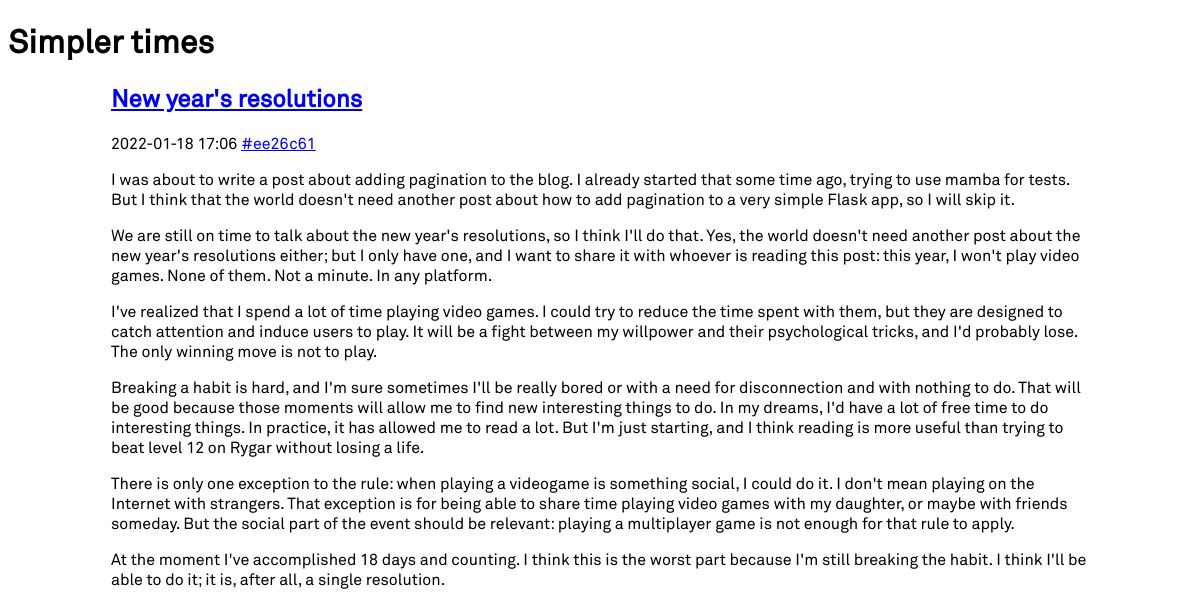
The app's page /post/new_year_resoultion_2022 with its own data.
### tables this page shows
CREATE TABLE "Posts" (
	`title`	TEXT NOT NULL,
	`creation_datetime`	TEXT NOT NULL,
	`content`	TEXT,
	`commit`	TEXT,
	`id`	INTEGER NOT NULL PRIMARY KEY AUTOINCREMENT UNIQUE,
	`friendly_name`	TEXT NOT NULL UNIQUE
);

### simplertimes/__init__.py (the view)
    @app.route('/post/<friendly_name>')
    def post(friendly_name):
        from simplertimes.posts import PostsRepository
        pr = PostsRepository(get_db())
        post = pr.by_friendly_name(friendly_name)
        if not post: return render_template('/404.html'),404
        return render_template('/standalone_post.html', post=post)

### simplertimes/db.py (called while the page is built)
def get_db():
    if 'db' not in g:
        g.db = SQLite3DB(current_app.config['DATABASE'])
    return g.db

### simplertimes/posts/post_factory.py (called while the page is built)
def value_of(field_names, row, field):
    try:
        return row[field_names.index(field)]
    except ValueError:
        return None

    @staticmethod
    def from_sqlite3_row(cursor, row):
        field = lambda x: value_of(field_names, row, x)
        field_names = list(map(lambda x:x[0], cursor.description))
        return Post(
            id = field('id'),
            friendly_name = field('friendly_name'),
            title = field('title'),
            date = field('creation_datetime'),
            content = field('content'),
            commit = field('commit'),
        )

### simplertimes/posts/posts_repository.py (called while the page is built)
    def by_friendly_name(self, friendly_name):
        cursor = self.db.query(
            '''
            SELECT * FROM Posts
            WHERE Posts.friendly_name = ?
            '''
            ,args_array=[friendly_name]
            ,one = True
            ,factory = PostFactory.from_sqlite3_row)
        return cursor

### simplertimes/sqlite3db.py (called while the page is built)
    def __db(self):
        if not self.__db_conn:
            self.__db_conn = sqlite3.connect(
                self.__db_path,
                detect_types=sqlite3.PARSE_DECLTYPES
            )
            self.__db_conn.row_factory = sqlite3.Row
        return self.__db_conn

    def close(self):
        if self.__db_conn is not None:
            self.__db_conn.close()

    def query(self, query, args_array=[], one=False, factory=sqlite3.Row):
        self.__db().row_factory = factory
        cur = self.__db().execute(query, tuple(args_array))
        if one:
            row = cur.fetchone()
        else:
            rv = cur.fetchall()
        cur.close()
        return row if one else rv

### simplertimes/templates/standalone_post.html
{% extends "base.html" %}
{% block content %}
<main>
{% include "post.html" %}
</main>
{% endblock %}

### simplertimes/templates/post.html
{% from '_helpers.html' import commit_url %}
<article>
    <h1><a href="{{ url_for('.post', friendly_name = post.friendly_name) }}">{{ post.title }}</a></h1>
    <p class="post_datetime">
        {{ post.date }}
        {{ commit_url(post.commit) }}
    </p>
    {{ post.content | safe }}
</article>

### simplertimes/templates/_helpers.html
{% macro commit_url(commit) %}
    {% if commit %}
        <a href='{{ config.REPOSITORY }}/tree/{{ commit }}'>#{{ commit }}</a>
    {% endif %}
{% endmacro %}

### simplertimes/static/style.css (style rules this page uses)
* { font-family: 'Akkurat', Arial, sans-serif; }
main { max-width: 978px; margin: 0 auto; }

### records on screen
Posts: title "New year's resolutions", date "2022-01-18 17:06", commit "ee26c61", content "I was about to write a post about adding pagination to the blog. I already started that some time ago, trying to use mamba for tests. But I think that the world doesn't need another post about how to add pagination to a very simple Flask app, so I will skip it. We are still on time to talk about the new year's resolutions, so I think I'll do that. Yes, the world doesn't need another post about the new year's resolutions either; but I only have one, and I want to share it with whoever is reading this post: this year, I won't play video games. None of them. Not a minute. In any platform. I've realized that I spend a lot of time playing video games. I could try to reduce the time spent with…"
